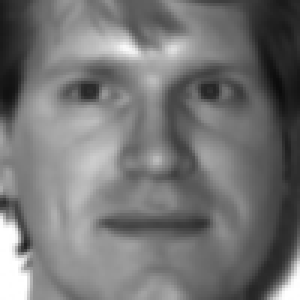
%> input picture faceRecognize/faceDetect/Adaboost算法实现faceDetect/yale人脸数据库/s1.bmp, 100 x 100 px (shown 3 times larger)
$ octave --eval "result = Haarprocess(imread('yale人脸数据库/s1.bmp'));"   (GNU Octave 9; MATLAB toolbox functions it lacks are replaced by stand-ins)
%> lines starting %> are read from the running program, lines starting %| are printed output that depends on the picture
function [ii] = Haarprocess(A)
%HAARPROCESS Summary of this function goes here
%   Detailed explanation goes here
%a=imread(imagename);
a=A;
%> a is the input picture: size 100x100 uint8; min 11, max 255, mean 116.8
a=double(a);
%> a: size 100x100 double
%imshow(a);
[m,n]=size(a);
%> m = 100; n = 100
%初始化迭代矩阵
s=zeros(m+1,n+1);
ii=zeros(m+1,n+1);

%根据公式迭代计算积分图
for i=2:m+1
    for j=2:n+1
        s(i,j)=s(i,j-1)+a(i-1,j-1);
        ii(i,j)=ii(i-1,j)+s(i,j);
    end
end
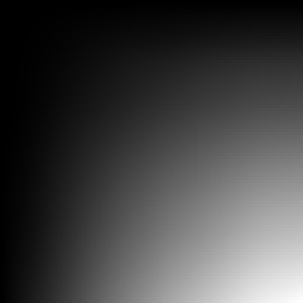
%> ii: size 101x101 double (shown 3 times larger); min 0, max 1167535, mean 303000.5; drawn with min black and max white
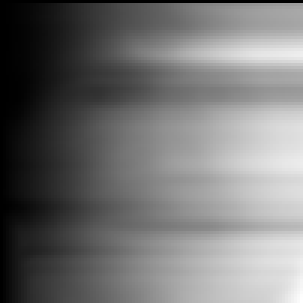
%> s: size 101x101 double (shown 3 times larger); min 0, max 14172, mean 6398.2; drawn with min black and max white

%Harr-like特征值的计算
%转化为灰度图像
% ii
%  ii = im2uint8(mat2gray(ii(2:m+1,2:n+1)));
% figure;
% imshow(ii);

end

$ run again, on faceRecognize/faceDetect/Adaboost算法实现faceDetect/yale人脸数据库/s10.bmp
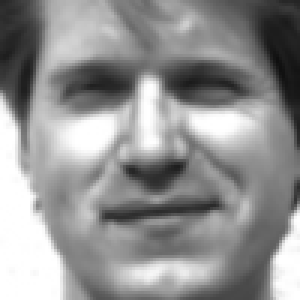
%> input picture faceRecognize/faceDetect/Adaboost算法实现faceDetect/yale人脸数据库/s10.bmp, 100 x 100 px (shown 3 times larger)
%> in Haarprocess, a is the input picture: size 100x100 uint8; min 15, max 255, mean 146.1
%> a: size 100x100 double
%> after the loop in Haarprocess, `for i=2:m+1`:
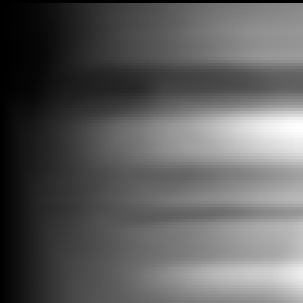
%> s: size 101x101 double (shown 3 times larger); min 0, max 20965, mean 7786.2; drawn with min black and max white

$ run again, on faceRecognize/faceDetect/Adaboost算法实现faceDetect/yale人脸数据库/s101.bmp
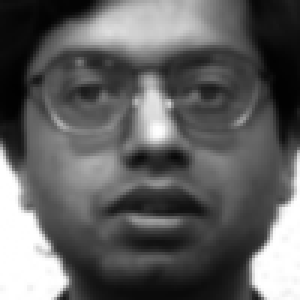
%> input picture faceRecognize/faceDetect/Adaboost算法实现faceDetect/yale人脸数据库/s101.bmp, 100 x 100 px (shown 3 times larger)
%> in Haarprocess, a is the input picture: size 100x100 uint8; min 1, max 255, mean 96.4
%> a: size 100x100 double
%> after the loop in Haarprocess, `for i=2:m+1`:
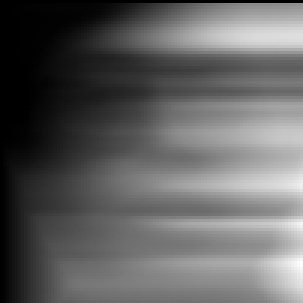
%> s: size 101x101 double (shown 3 times larger); min 0, max 13067, mean 5008.8; drawn with min black and max white

$ run again, on faceRecognize/faceDetect/Adaboost算法实现faceDetect/yale人脸数据库/s102.bmp
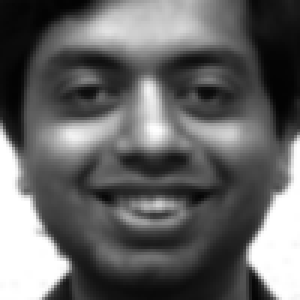
%> input picture faceRecognize/faceDetect/Adaboost算法实现faceDetect/yale人脸数据库/s102.bmp, 100 x 100 px (shown 3 times larger)
%> in Haarprocess, a is the input picture: size 100x100 uint8; min 3, max 255, mean 100.3
%> a: size 100x100 double
%> after the loop in Haarprocess, `for i=2:m+1`:
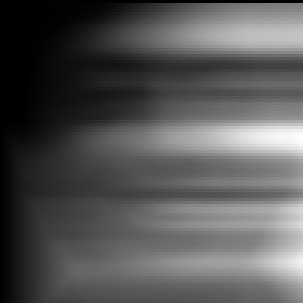
%> s: size 101x101 double (shown 3 times larger); min 0, max 15193, mean 5148.4; drawn with min black and max white
